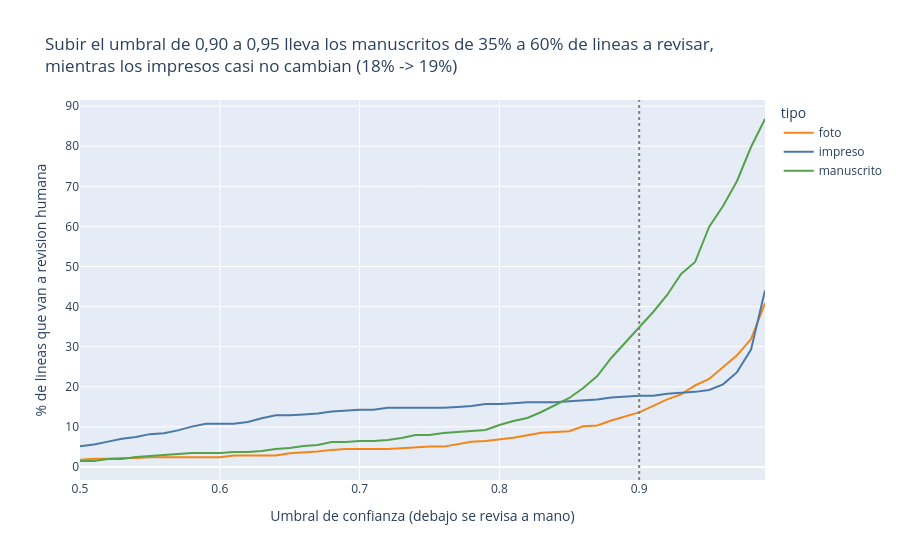

The notebook cell saved with this chart:
### Code cell
umbrales = np.round(np.arange(0.50, 0.991, 0.01), 2)
curva = pd.DataFrame([
    {"umbral": u, "tipo": t, "pct_a_revisar": 100 * (g["confianza"] < u).mean()}
    for u in umbrales for t, g in lineas.groupby("tipo")])
c = curva.set_index(["tipo", "umbral"])["pct_a_revisar"]

fig = px.line(curva, x="umbral", y="pct_a_revisar", color="tipo", color_discrete_map=COLORES,
              labels={"umbral": "Umbral de confianza (debajo se revisa a mano)",
                      "pct_a_revisar": "% de lineas que van a revision humana"},
              title=(f"Subir el umbral de 0,90 a 0,95 lleva los manuscritos de {c['manuscrito', 0.90]:.0f}% "
                     f"a {c['manuscrito', 0.95]:.0f}% de lineas a revisar,<br>mientras los impresos casi no cambian "
                     f"({c['impreso', 0.90]:.0f}% -> {c['impreso', 0.95]:.0f}%)"))
fig.add_vline(x=UMBRAL, line_dash="dot", line_color="gray")
fig.show()
c.unstack("tipo").loc[[0.70, 0.80, 0.85, 0.90, 0.95, 0.98]].round(1)

### Figure 1 — Plotly figure (JSON) as saved in the notebook; plotly's stock layout.template omitted (floating-point values rounded to 4 significant figures)
{"data": [{"hovertemplate": "tipo=foto<br>Umbral de confianza (debajo se revisa a mano)=%{x}<br>% de lineas que van a revision humana=%{y}<extra></extra>", "legendgroup": "foto", "line": {"color": "#F58518", "dash": "solid"}, "marker": {"symbol": "circle"}, "mode": "lines", "name": "foto", "orientation": "v", "showlegend": true, "type": "scatter", "x": [0.5, 0.51, 0.52, 0.53, 0.54, 0.55, 0.56, 0.57, 0.58, 0.59, 0.6, 0.61, 0.62, 0.63, 0.64, 0.65, 0.66, 0.67, 0.68, 0.69, 0.7, 0.71, 0.72, 0.73, 0.74, 0.75, 0.76, 0.77, 0.78, 0.79, 0.8, 0.81, 0.82, 0.83, 0.84, 0.85, 0.86, 0.87, 0.88, 0.89, 0.9, 0.91, 0.92, 0.93, 0.94, 0.95, 0.96, 0.97, 0.98, 0.99], "xaxis": "x", "y": [1.829, 2.033, 2.033, 2.236, 2.236, 2.439, 2.439, 2.439, 2.439, 2.439, 2.439, 2.846, 2.846, 2.846, 2.846, 3.455, 3.659, 3.862, 4.268, 4.472, 4.472, 4.472, 4.472, 4.675, 4.878, 5.081, 5.081, 5.691, 6.301, 6.504, 6.911, 7.317, 7.927, 8.537, 8.74, 8.943, 10.16, 10.37, 11.59, 12.6, 13.62, 15.24, 16.87, 18.09, 20.33, 21.95, 24.8, 27.85, 31.91, 40.85], "yaxis": "y"}, {"hovertemplate": "tipo=impreso<br>Umbral de confianza (debajo se revisa a mano)=%{x}<br>% de lineas que van a revision humana=%{y}<extra></extra>", "legendgroup": "impreso", "line": {"color": "#4C78A8", "dash": "solid"}, "marker": {"symbol": "circle"}, "mode": "lines", "name": "impreso", "orientation": "v", "showlegend": true, "type": "scatter", "x": [0.5, 0.51, 0.52, 0.53, 0.54, 0.55, 0.56, 0.57, 0.58, 0.59, 0.6, 0.61, 0.62, 0.63, 0.64, 0.65, 0.66, 0.67, 0.68, 0.69, 0.7, 0.71, 0.72, 0.73, 0.74, 0.75, 0.76, 0.77, 0.78, 0.79, 0.8, 0.81, 0.82, 0.83, 0.84, 0.85, 0.86, 0.87, 0.88, 0.89, 0.9, 0.91, 0.92, 0.93, 0.94, 0.95, 0.96, 0.97, 0.98, 0.99], "xaxis": "x", "y": [5.152, 5.621, 6.323, 7.026, 7.494, 8.197, 8.431, 9.133, 10.07, 10.77, 10.77, 10.77, 11.24, 12.18, 12.88, 12.88, 13.11, 13.35, 13.82, 14.05, 14.29, 14.29, 14.75, 14.75, 14.75, 14.75, 14.75, 14.99, 15.22, 15.69, 15.69, 15.93, 16.16, 16.16, 16.16, 16.39, 16.63, 16.86, 17.33, 17.56, 17.8, 17.8, 18.27, 18.5, 18.74, 19.2, 20.61, 23.65, 29.27, 44.03], "yaxis": "y"}, {"hovertemplate": "tipo=manuscrito<br>Umbral de confianza (debajo se revisa a mano)=%{x}<br>% de lineas que van a revision humana=%{y}<extra></extra>", "legendgroup": "manuscrito", "line": {"color": "#54A24B", "dash": "solid"}, "marker": {"symbol": "circle"}, "mode": "lines", "name": "manuscrito", "orientation": "v", "showlegend": true, "type": "scatter", "x": [0.5, 0.51, 0.52, 0.53, 0.54, 0.55, 0.56, 0.57, 0.58, 0.59, 0.6, 0.61, 0.62, 0.63, 0.64, 0.65, 0.66, 0.67, 0.68, 0.69, 0.7, 0.71, 0.72, 0.73, 0.74, 0.75, 0.76, 0.77, 0.78, 0.79, 0.8, 0.81, 0.82, 0.83, 0.84, 0.85, 0.86, 0.87, 0.88, 0.89, 0.9, 0.91, 0.92, 0.93, 0.94, 0.95, 0.96, 0.97, 0.98, 0.99], "xaxis": "x", "y": [1.496, 1.496, 1.995, 1.995, 2.494, 2.743, 2.993, 3.242, 3.491, 3.491, 3.491, 3.741, 3.741, 3.99, 4.489, 4.738, 5.237, 5.486, 6.234, 6.234, 6.484, 6.484, 6.733, 7.232, 7.98, 7.98, 8.479, 8.728, 8.978, 9.227, 10.47, 11.47, 12.22, 13.72, 15.46, 17.21, 19.7, 22.69, 27.18, 30.92, 34.91, 38.65, 42.89, 48.13, 51.12, 59.85, 65.09, 71.32, 79.8, 86.78], "yaxis": "y"}], "layout": {"legend": {"title": {"text": "tipo"}, "tracegroupgap": 0}, "shapes": [{"line": {"color": "gray", "dash": "dot"}, "type": "line", "x0": 0.9, "x1": 0.9, "xref": "x", "y0": 0, "y1": 1, "yref": "y domain"}], "title": {"text": "Subir el umbral de 0,90 a 0,95 lleva los manuscritos de 35% a 60% de lineas a revisar,<br>mientras los impresos casi no cambian (18% -> 19%)"}, "xaxis": {"anchor": "y", "domain": [0.0, 1.0], "title": {"text": "Umbral de confianza (debajo se revisa a mano)"}}, "yaxis": {"anchor": "x", "domain": [0.0, 1.0], "title": {"text": "% de lineas que van a revision humana"}}}}
